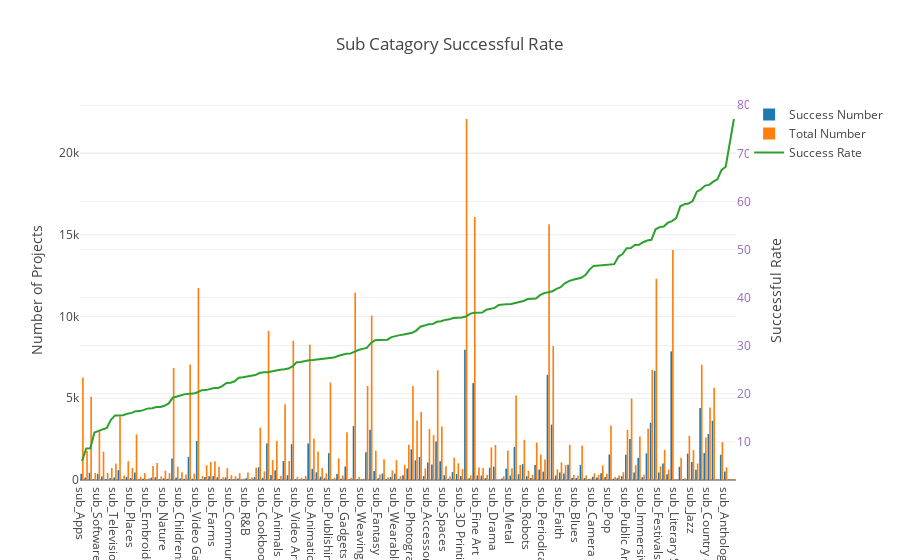

Write notebook code for a chart like this one.
### Code cell
success_proj = data[data["state"] == True]
suc_sub_cat = pd.DataFrame(success_proj.category.value_counts())
suc_sub_cat.columns = ["suc_cat"]
suc_sub_cat["total"] = data.category.value_counts()
suc_sub_cat["rate"] = suc_sub_cat.suc_cat / suc_sub_cat.total * 100
suc_sub_cat.index = le.inverse_transform(suc_sub_cat.index)
suc_sub_cat.sort_values(by="rate",inplace=True)

gdata = [go.Bar(x = suc_sub_cat.index, y = suc_sub_cat.suc_cat, name = "Success Number"),
        go.Bar(x = suc_sub_cat.index, y = suc_sub_cat.total,name = "Total Number"),
        go.Scatter(x = suc_sub_cat.index, y = suc_sub_cat.rate,yaxis='y2', name = "Success Rate")
       ]

iplot(go.Figure(data = gdata, 
        layout = go.Layout(
            title='Sub Catagory Successful Rate',
        yaxis=dict(
            title='Number of Projects'
        ),
        yaxis2=dict(
            title='Successful Rate',
            tickfont=dict(
                color='rgb(148, 103, 189)'
            ),
            overlaying='y',
            side='right'
        )
        )
     )
     )

### Figure 1 — Plotly figure (JSON) as saved in the notebook; plotly's stock layout.template omitted (floating-point values rounded to 4 significant figures; data arrays with more than 128 entries replaced by an {"elided": "..."} marker saying what was removed)
{"data": [{"name": "Success Number", "type": "bar", "uid": "b96b7d50-6495-4bca-84ea-246f3e354df2", "x": {"elided": "159 str values"}, "y": {"elided": "159 int values"}}, {"name": "Total Number", "type": "bar", "uid": "16182e1d-f432-437e-9515-bc1fa4898591", "x": {"elided": "159 str values"}, "y": {"elided": "159 int values"}}, {"name": "Success Rate", "type": "scatter", "uid": "5d2300ab-b076-4d1d-a1a6-9c2f6a31c9f5", "x": {"elided": "159 str values"}, "y": {"elided": "159 float values"}, "yaxis": "y2"}], "layout": {"title": "Sub Catagory Successful Rate", "yaxis": {"title": "Number of Projects"}, "yaxis2": {"overlaying": "y", "side": "right", "tickfont": {"color": "rgb(148, 103, 189)"}, "title": "Successful Rate"}}}
